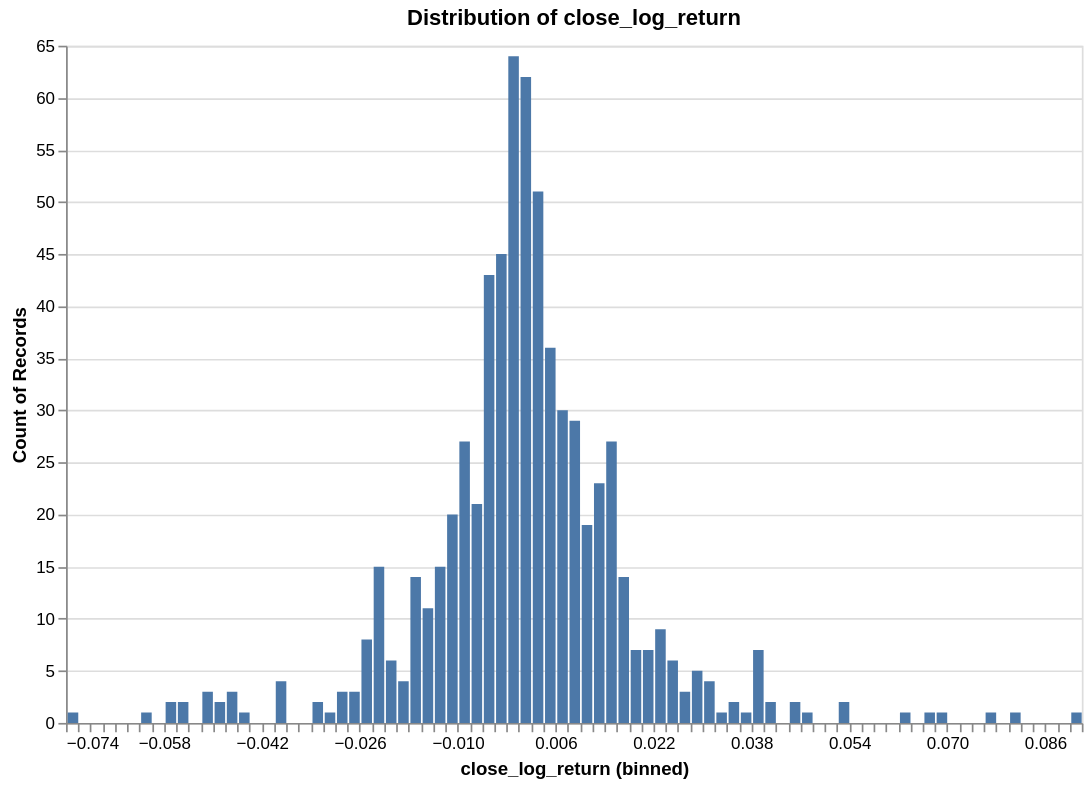

The cell this chart's notebook holds for it:
### Code cell
# Visualize the distribution of log returns
research.plot_distribution(ts, target, no_bins=100)

### Figure 1 — Vega-Lite specification as saved in the notebook (floating-point values rounded to 4 significant figures; data arrays with more than 128 entries replaced by an {"elided": "..."} marker saying what was removed)
{"config": {"view": {"continuousWidth": 300, "continuousHeight": 300}, "scale": {"zero": false}}, "data": {"name": "data-20e27a9ae2d6d9358d85b7c110c5ad79"}, "mark": {"type": "bar"}, "encoding": {"x": {"bin": {"maxbins": 100}, "field": "close_log_return", "type": "quantitative"}, "y": {"aggregate": "count", "type": "quantitative"}}, "height": 400, "params": [{"name": "param_f268f798f41c853e", "select": {"type": "interval"}, "bind": "scales"}], "title": "Distribution of close_log_return", "width": 600, "$schema": "https://vega.github.io/schema/vega-lite/v6.1.0.json", "datasets": {"data-20e27a9ae2d6d9358d85b7c110c5ad79": {"elided": "677 records"}}}
